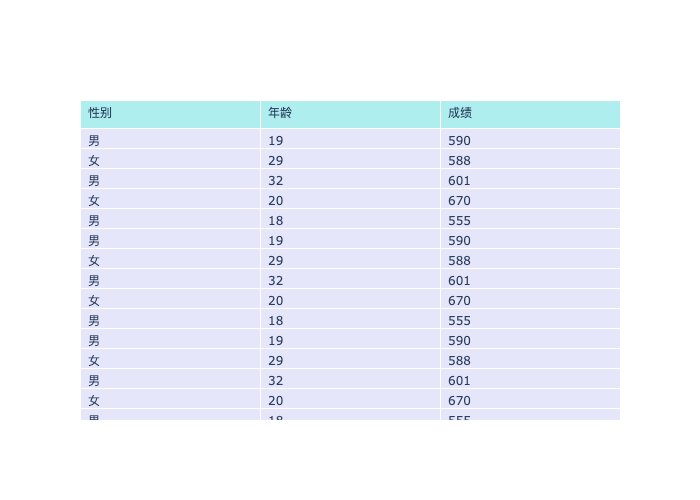

Here is the Python script that generated this plot:
# *_*coding:utf-8 *_*
import plotly.graph_objects as go
import pathlib
import pandas as pd

colors = [
    'rgb(239, 243, 255)',  # rgb值越接近255，越接近白色
    'rgb(189, 215, 231)',
    'rgb(107, 174, 214)',
    'rgb(59, 130, 189)',
    'rgb(9, 81, 156)'
]

student = pd.DataFrame({
    "性别": ["小明", "小红", "小周", "小孙", "小苏"] * 100,  # 将数据同时扩大100倍
    "年龄": [19, 29, 32, 20, 18] * 100,
    "性别": ["男", "女", "男", "女", "男"] * 100,
    "成绩": [590, 588, 601, 670, 555] * 100
})
print(student)

fig = go.Figure(data=[
    go.Table(
        header=dict(
            values=list(student.columns),  # 表头取值是data列属性
            fill_color='paleturquoise',  # 填充色和文本位置
            align='left'),
        cells=dict(
            values=[student.性别, student.年龄, student.成绩
                    ],  # 单元格的取值就是每个列属性的Series取值
            fill_color='lavender',
            align='left'))
])

fig.show()
